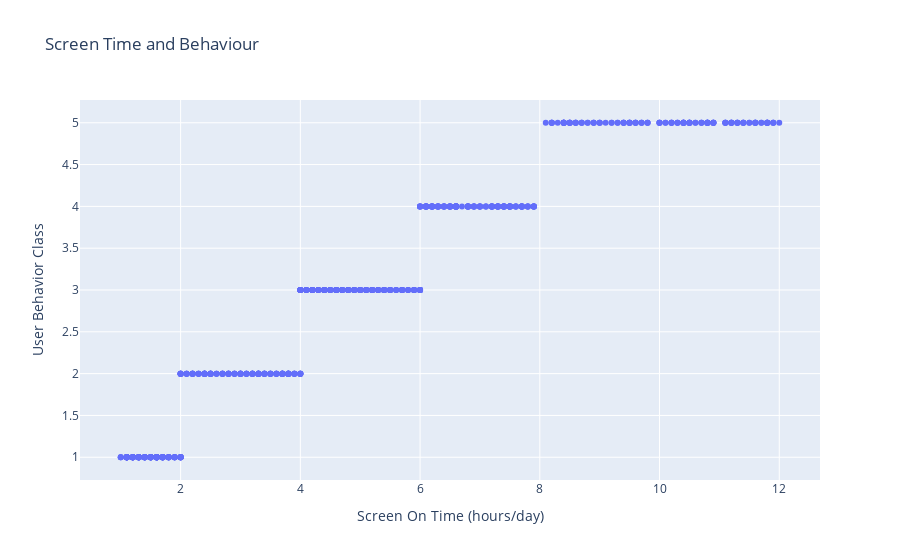

Notebook code for this chart:
### Code cell
fig = px.scatter(d1, x='Screen On Time (hours/day)', y='User Behavior Class', title="Screen Time and Behaviour")

fig.show()

### Figure 1 — Plotly figure (JSON) as saved in the notebook; plotly's stock layout.template omitted (floating-point values rounded to 4 significant figures; data arrays with more than 128 entries replaced by an {"elided": "..."} marker saying what was removed)
{"data": [{"hovertemplate": "Screen On Time (hours/day)=%{x}<br>User Behavior Class=%{y}<extra></extra>", "legendgroup": "", "marker": {"color": "#636efa", "symbol": "circle"}, "mode": "markers", "name": "", "orientation": "v", "showlegend": false, "type": "scatter", "x": {"elided": "700 float values"}, "xaxis": "x", "y": {"elided": "700 int values"}, "yaxis": "y"}], "layout": {"autosize": true, "legend": {"tracegroupgap": 0}, "title": {"text": "Screen Time and Behaviour"}, "xaxis": {"anchor": "y", "autorange": true, "domain": [0, 1], "range": [0.3343, 12.67], "title": {"text": "Screen On Time (hours/day)"}, "type": "linear"}, "yaxis": {"anchor": "x", "autorange": true, "domain": [0, 1], "range": [0.6699, 5.33], "title": {"text": "User Behavior Class"}, "type": "linear"}}}
